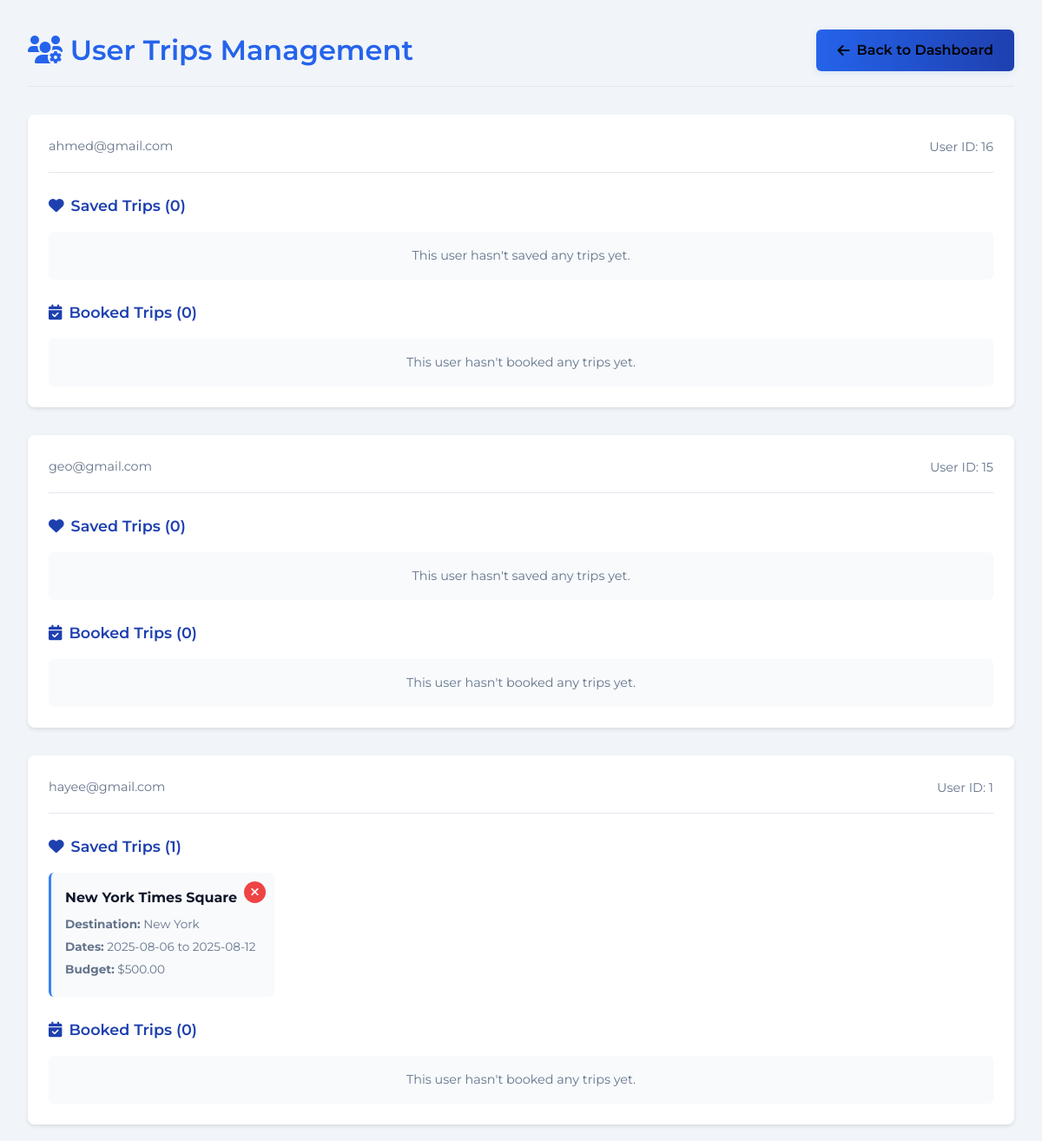
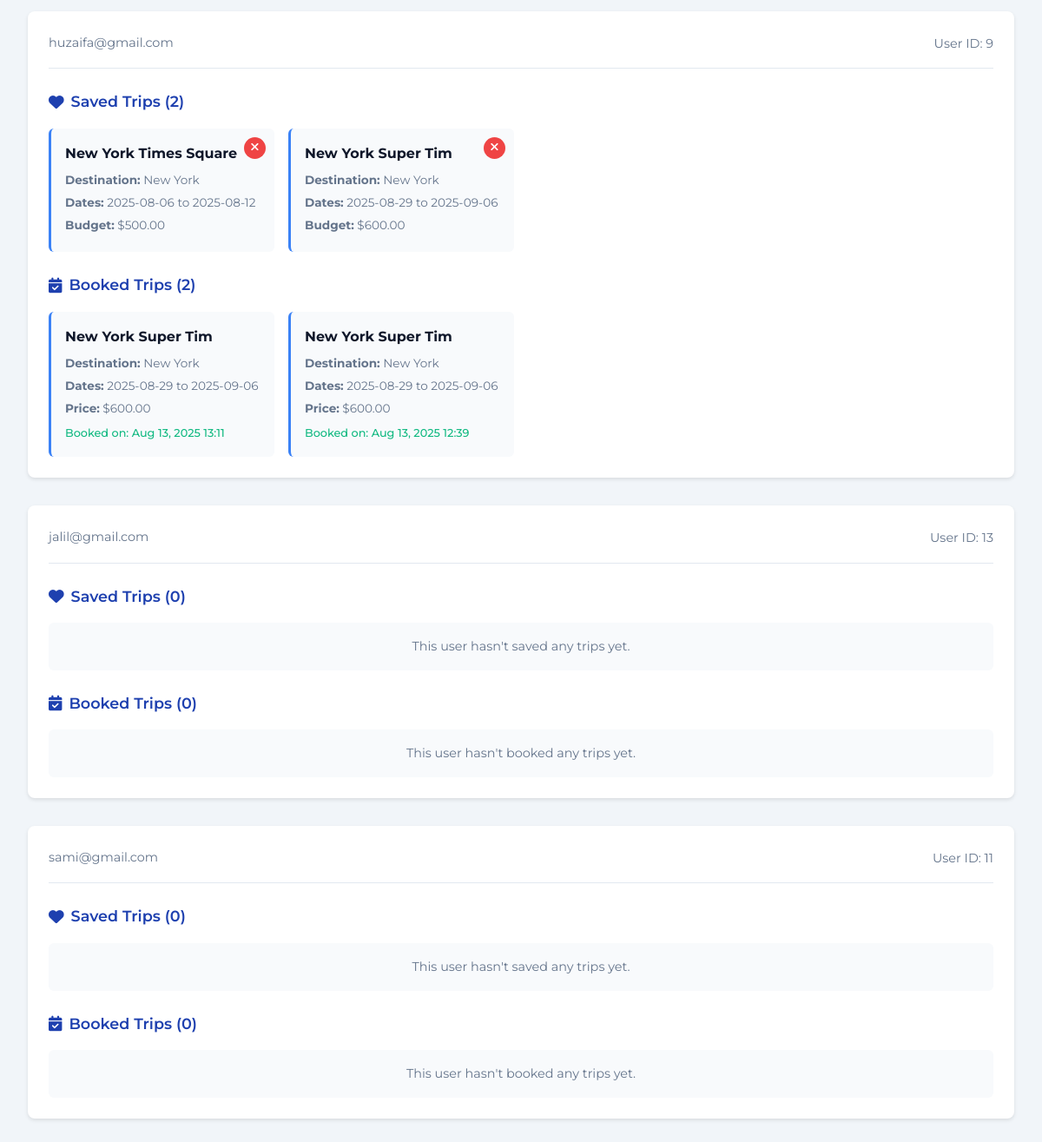
Screenshot of /admintrips.php with the database file from the repository (2 pictures, top to bottom).
### tables this page shows
CREATE TABLE `users` (
  `user_id` int(11) NOT NULL,
  `email` varchar(100) NOT NULL,
  `password_hash` varchar(255) NOT NULL,
  `first_name` varchar(50) DEFAULT NULL,
  `last_name` varchar(50) DEFAULT NULL
);

CREATE TABLE `saved_trips` (
  `save_id` int(11) NOT NULL,
  `user_id` int(11) NOT NULL,
  `trip_id` int(11) NOT NULL,
  `saved_at` timestamp NOT NULL DEFAULT current_timestamp()
);

CREATE TABLE `trips` (
  `trip_id` int(11) NOT NULL,
  `user_id` int(11) NOT NULL,
  `trip_name` varchar(100) DEFAULT NULL,
  `start_date` date DEFAULT NULL,
  `end_date` date DEFAULT NULL,
  `destination` varchar(100) DEFAULT NULL,
  `budget` decimal(10,2) DEFAULT NULL,
  `trip_image` varchar(255) DEFAULT NULL
);

CREATE TABLE `booked_trips` (
  `booking_id` int(11) NOT NULL,
  `user_id` int(11) NOT NULL,
  `trip_id` int(11) NOT NULL,
  `booking_date` datetime NOT NULL
);

### admintrips.php (the view, shortened to what this page needs)
<?php
$host = "localhost";
$user = "root";
$pass = "";
$db = "project";
$conn = new mysqli($host, $user, $pass, $db);
$users = [];
$user_stmt = $conn->prepare("SELECT user_id, email FROM users");
$user_stmt->execute();
$user_result = $user_stmt->get_result();
while ($user = $user_result->fetch_assoc()) {
    $saved_stmt = $conn->prepare("
        SELECT t.*, st.save_id FROM trips t
        JOIN saved_trips st ON t.trip_id = st.trip_id
        WHERE st.user_id = ?
        ORDER BY st.saved_at DESC
    ");
    $saved_stmt->bind_param("i", $user['user_id']);
    $saved_stmt->execute();
    $user['saved_trips'] = $saved_stmt->get_result()->fetch_all(MYSQLI_ASSOC);
    $booked_stmt = $conn->prepare("
        SELECT t.*, bt.booking_date FROM trips t
        JOIN booked_trips bt ON t.trip_id = bt.trip_id
        WHERE bt.user_id = ?
        ORDER BY bt.booking_date DESC
    ");
    $booked_stmt->bind_param("i", $user['user_id']);
    $booked_stmt->execute();
    $user['booked_trips'] = $booked_stmt->get_result()->fetch_all(MYSQLI_ASSOC);
    $users[] = $user;
}
?>
<!DOCTYPE html>
<html lang="en">
<head>
    <link rel="stylesheet" href="https://cdnjs.cloudflare.com/ajax/libs/font-awesome/6.0.0/css/all.min.css">
</head>
<body>
    <div class="container">
        <header>
            <h1><i class="fas fa-users-cog"></i> User Trips Management</h1>
            <a href="adminpanel.php" class="back-btn">
                <i class="fas fa-arrow-left"></i> Back to Dashboard
            </a>
        </header>
        <?php if (empty($users)): ?>
            <div class="no-trips">No users found in the system.</div>
        <?php else: ?>
            <?php foreach ($users as $user): ?>
                <div class="user-card">
                    <div class="user-header">
                        <div>
                            <div class="user-email"><?php echo htmlspecialchars($user['email']); ?></div>
                        </div>
                        <div>
                            <span style="font-size: 0.9rem; color: var(--gray);">
                                User ID: <?php echo $user['user_id']; ?>
                            </span>
                        </div>
                    </div>
                    <div class="trips-section">
                        <h3 class="section-title">
                            <i class="fas fa-heart"></i> Saved Trips (<?php echo count($user['saved_trips']); ?>)
                        </h3>
                        <?php if (empty($user['saved_trips'])): ?>
                            <div class="no-trips">This user hasn't saved any trips yet.</div>
                        <?php else: ?>
                            <div class="trips-grid">
                                <?php foreach ($user['saved_trips'] as $trip): ?>
                                    <div class="trip-card">
                                        <button class="remove-btn" onclick="removeSavedTrip(<?php echo $user['user_id']; ?>, <?php echo $trip['trip_id']; ?>)">
                                            <i class="fas fa-times"></i>
                                        </button>
                                        <h4><?php echo htmlspecialchars($trip['trip_name']); ?></h4>
                                        <div class="trip-meta">
                                            <p><strong>Destination:</strong> <?php echo htmlspecialchars($trip['destination']); ?></p>
                                            <p><strong>Dates:</strong> <?php echo htmlspecialchars($trip['start_date']); ?> to <?php echo htmlspecialchars($trip['end_date']); ?></p>
                                            <p><strong>Budget:</strong> $<?php echo htmlspecialchars($trip['budget']); ?></p>
                                        </div>
                                    </div>
                                <?php endforeach; ?>
                            </div>
                        <?php endif; ?>
                    </div>
                    <div class="trips-section">
                        <h3 class="section-title">
                            <i class="fas fa-calendar-check"></i> Booked Trips (<?php echo count($user['booked_trips']); ?>)
                        </h3>
                        <?php if (empty($user['booked_trips'])): ?>
                            <div class="no-trips">This user hasn't booked any trips yet.</div>
                        <?php else: ?>
                            <div class="trips-grid">
                                <?php foreach ($user['booked_trips'] as $trip): ?>
                                    <div class="trip-card">
                                        <h4><?php echo htmlspecialchars($trip['trip_name']); ?></h4>
                                        <div class="trip-meta">
                                            <p><strong>Destination:</strong> <?php echo htmlspecialchars($trip['destination']); ?></p>
                                            <p><strong>Dates:</strong> <?php echo htmlspecialchars($trip['start_date']); ?> to <?php echo htmlspecialchars($trip['end_date']); ?></p>
                                            <p><strong>Price:</strong> $<?php echo htmlspecialchars($trip['budget']); ?></p>
                                        </div>
                                        <div class="booking-date">
                                            Booked on: <?php echo date('M j, Y H:i', strtotime($trip['booking_date'])); ?>
                                        </div>
                                    </div>
                                <?php endforeach; ?>
                            </div>
                        <?php endif; ?>
                    </div>
                </div>
            <?php endforeach; ?>
        <?php endif; ?>
    </div>
</body>
</html>

### admintrips.php (style rules this page uses)
:root { --primary: #2563eb; --primary-dark: #1d4ed8; --secondary: #1e40af; --accent: #3b82f6; --light: #f8fafc; --dark: #0f172a; --gray: #64748b; --light-gray: #e2e8f0; --success: #10b981; --error: #ef4444; }
* { margin: 0; padding: 0; box-sizing: border-box; }
body { font-family: 'Montserrat', sans-serif; background-color: #f1f5f9; color: var(--dark); line-height: 1.6; min-height: 100vh; }
.container { max-width: 1200px; margin: 0 auto; padding: 2rem; }
header { display: flex; justify-content: space-between; align-items: center; margin-bottom: 2rem; padding-bottom: 1rem; border-bottom: 1px solid var(--light-gray); }
h1 { font-size: 2rem; color: var(--primary); font-weight: 600; }
.back-btn { background: linear-gradient(90deg, #2563eb 0%, #1e40af 100%); color: #000000ff; padding: 0.7rem 1.5rem; border-radius: 6px; text-decoration: none; font-weight: 600; font-size: 1rem; box-shadow: 0 2px 8px rgba(37,99,235,0.12); display: inline-flex; align-items: center; gap: 0.5rem; border: none; transition: background 0.3s; }
.user-card { background: white; border-radius: 8px; box-shadow: 0 2px 4px rgba(0,0,0,0.1); padding: 1.5rem; margin-bottom: 2rem; }
.user-header { display: flex; justify-content: space-between; align-items: center; margin-bottom: 1rem; padding-bottom: 1rem; border-bottom: 1px solid var(--light-gray); }
.user-email { color: var(--gray); font-size: 0.9rem; }
.trips-section { margin-top: 1.5rem; }
.section-title { font-size: 1.1rem; font-weight: 600; color: var(--secondary); margin-bottom: 1rem; display: flex; align-items: center; gap: 0.5rem; }
.trips-grid { display: grid; grid-template-columns: repeat(auto-fill, minmax(250px, 1fr)); gap: 1rem; margin-top: 1rem; }
.trip-card { background: var(--light); border-radius: 6px; padding: 1rem; border-left: 3px solid var(--accent); position: relative; }
.trip-card h4 { margin-bottom: 0.5rem; color: var(--dark); }
.trip-meta { font-size: 0.85rem; color: var(--gray); }
.trip-meta p { margin-bottom: 0.25rem; }
.booking-date { font-size: 0.8rem; color: var(--success); margin-top: 0.5rem; font-weight: 500; }
.no-trips { background: var(--light); padding: 1rem; border-radius: 6px; color: var(--gray); text-align: center; font-size: 0.9rem; }
.remove-btn { position: absolute; top: 10px; right: 10px; background: var(--error); color: white; border: none; width: 25px; height: 25px; border-radius: 50%; display: flex; align-items: center; justify-content: center; cursor: pointer; transition: all 0.2s; }

### rows the page displays
users: email "ahmed@gmail.com", user_id "16", count($user['saved_trips']) "0", shows "This user hasn't saved any trips yet.", count($user['booked_trips']) "0", shows "This user hasn't booked any trips yet."
users: email "geo@gmail.com", user_id "15", count($user['saved_trips']) "0", shows "This user hasn't saved any trips yet.", count($user['booked_trips']) "0", shows "This user hasn't booked any trips yet."
users: email "hayee@gmail.com", user_id "1", count($user['saved_trips']) "1", count($user['booked_trips']) "0", shows "This user hasn't booked any trips yet."
saved_trips: trip.trip_name "New York Times Square", trip.destination "New York", trip.start_date "2025-08-06", trip.end_date "2025-08-12", trip.budget "500.00"
users: email "huzaifa@gmail.com", user_id "9", count($user['saved_trips']) "2", count($user['booked_trips']) "2"
saved_trips: trip.trip_name "New York Times Square", trip.destination "New York", trip.start_date "2025-08-06", trip.end_date "2025-08-12", trip.budget "500.00"
saved_trips: trip.trip_name "New York Super Tim", trip.destination "New York", trip.start_date "2025-08-29", trip.end_date "2025-09-06", trip.budget "600.00"
booked_trips: trip.trip_name "New York Super Tim", trip.destination "New York", trip.start_date "2025-08-29", trip.end_date "2025-09-06", trip.budget "600.00", booking_date "Aug 13, 2025 13:11"
booked_trips: trip.trip_name "New York Super Tim", trip.destination "New York", trip.start_date "2025-08-29", trip.end_date "2025-09-06", trip.budget "600.00", booking_date "Aug 13, 2025 12:39"
users: email "jalil@gmail.com", user_id "13", count($user['saved_trips']) "0", shows "This user hasn't saved any trips yet.", count($user['booked_trips']) "0", shows "This user hasn't booked any trips yet."
users: email "sami@gmail.com", user_id "11", count($user['saved_trips']) "0", shows "This user hasn't saved any trips yet.", count($user['booked_trips']) "0", shows "This user hasn't booked any trips yet."
